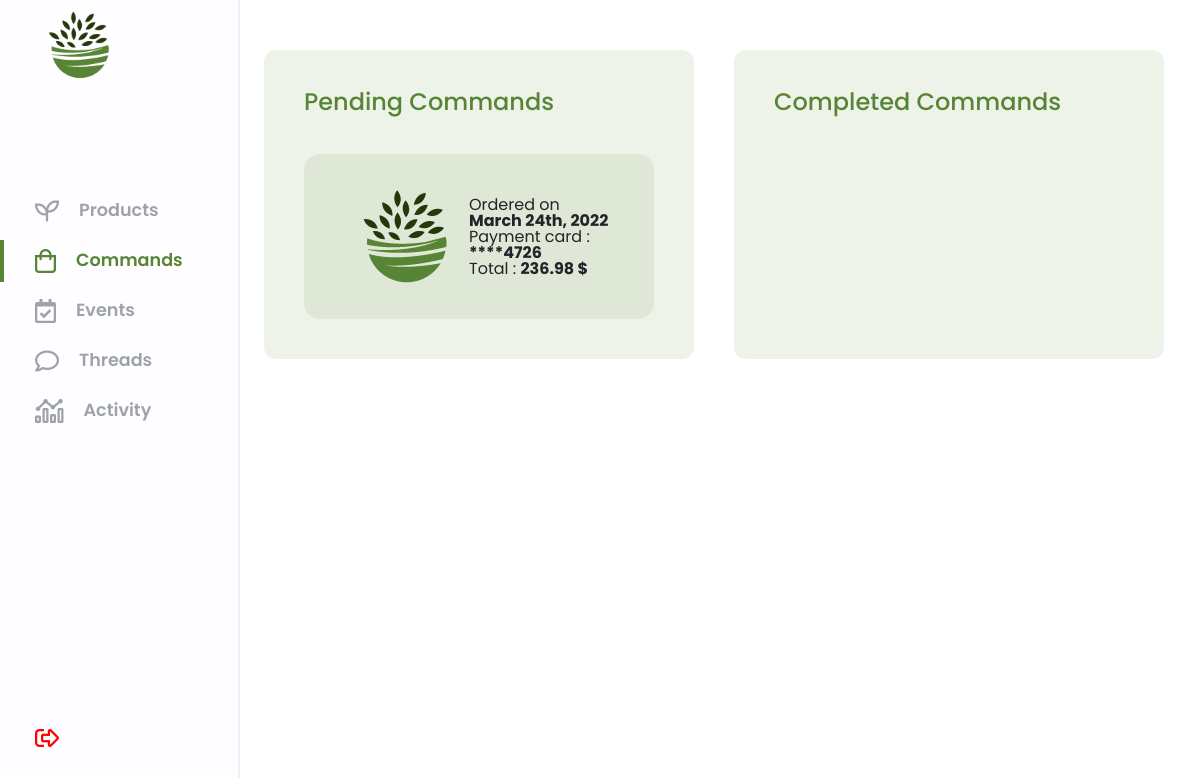
Screenshot of /admin-dashboard/dashboard.php?page=command-panel (signed in) with the database file from the repository.
### tables this page shows
CREATE TABLE command(
   command_id INT AUTO_INCREMENT,
   card_last_digits SMALLINT NOT NULL,
   card_type TINYINT NOT NULL,
   created_at DATETIME NOT NULL,
   complete BOOLEAN,
   facturation_address_id INT NOT NULL,
   PRIMARY KEY(command_id),
   FOREIGN KEY(facturation_address_id) REFERENCES facturation_address(facturation_address_id)
);

### database/DBController.php (called while the page is built, shortened)
<?php
class DBController
{
    protected $host = 'localhost';
    protected $user = 'root';
    protected $pwd = '95ATfgkqw5Ug';
    protected $database = 'tropicalinterior';
    public function __construct()
    {
        $this->con = mysqli_connect($this->host, $this->user, $this->pwd, $this->database);
    }
}
?>

### utilities.php (called while the page is built, shortened)
<?php
    function debug_to_console($data) {
        $output = $data;
    }
    require(__DIR__."/database/DBController.php");
    $db = new DBController();
    require(__DIR__."/database/CustomRequest.php");
    $customRequest = new CustomRequest($db);
?>

### database/CustomRequest.php (called while the page is built, shortened)
<?php
    class CustomRequest
    {
        public $db = null;
        public function __construct(DBController $db)
        {
            $this->db = $db;
        }
        public function getData($query)
        {
            $result = $this->db->con->query($query);
            $resultArray = array();
            while($item = mysqli_fetch_array($result, MYSQLI_ASSOC))
            {
                $resultArray[] = $item;
            }
            return $resultArray;
        }
    }
?>

### admin-dashboard/pages/command-panel.php (the view, shortened to what this page needs)
<div class="command_main_container">
    <?php if(!isset($_GET['command_id'])){?>
    <?php
        $commands = $customRequest->getData(
            "SELECT command_id, created_at, card_last_digits, complete FROM command");
    ?>
    <div class="command_pending_container">
        <p class="command_title">Pending Commands</p>
        <?php if(count($commands) > 0) {?>
            <?php foreach($commands as $command) {?>
                <?php
                    $totalPrice = 0;
                    $totalShippingCost = 0;
                    $productOrders = $customRequest->getData(
                        "SELECT po.quantity, po.product_id, po.product_order_id
                         FROM product_order po
                         WHERE po.command_id = {$command['command_id']};");
                    foreach($productOrders as $productOrder) {
                        $product = $customRequest->getData(
                            "SELECT p.price_excl_tax, p.tax_id
                             FROM product p
                             WHERE p.product_id = {$productOrder['product_id']} LIMIT 1")[0];
                        $taxRate = $db->con->query("SELECT rate FROM tax WHERE tax_id = {$product['tax_id']}")->fetch_object()->rate;
                        $shippingCost = $db->con->query("SELECT price FROM shipping_cost WHERE product_order_id = {$productOrder['product_order_id']}")->fetch_object()->price;
                        $totalPrice += $productOrder['quantity'] * $product['price_excl_tax'] * (1 + $taxRate / 100);
                        $totalShippingCost += $shippingCost;
                        $formattedDate = date("F jS, Y", strtotime($command['created_at']));
                    }
                    $totalPrice += $totalShippingCost;
                ?>
                <?php if($command['complete'] == 0) { ?>
                    <div class="command_item" data-id="<?= $command['command_id'] ?>">
                        <img src="../../website/graphics/img/logo.png" alt="command_item_image" class="command_image">
                        <div class="command_info_container">
                            <p class="command_ordered_date">Ordered on <strong><?= $formattedDate ?></strong></p>
                            <p class="command_payment_card_digits">Payment card  : <strong>****<?= $command['card_last_digits'] ?></strong></p>
                            <p class="command_total_price">Total : <strong><?= $totalPrice ?> $</strong></p>
                        </div>
                    </div>
                <?php } ?>
            <?php } ?>
        <?php } else { ?>
            <p class="no_comments_text">No comments on this thread.</p>
        <?php } ?>
    </div>
    <div class="command_finished_container">
        <p class="command_title">Completed Commands</p>
    </div>
    <?php } ?>
</div>

### admin-dashboard/css/command-panel.css (style rules this page uses)
.command_main_container { display: flex; width: 75vw; }
.command_title { font-size: 1.5rem; padding-bottom: 40px; font-weight: 500; color: #588535; }
.command_pending_container { width: 100%; background-color: rgba(88, 133, 53, 0.1); padding: 40px; margin-right: 40px; border-radius: 12px; }
.command_finished_container { width: 100%; background-color: rgba(88, 133, 53, 0.1); padding: 40px; border-radius: 12px; }
.command_item { display: flex; justify-content: space-between; align-items: center; width: 100%; border-radius: 16px; background-color: #dfe8d7; padding: 20px 40px; }
.command_image { width: 125px; height: 125px; }

### rows the page displays
command: complete 0 (drawn), created_at "March 24th, 2022", card_last_digits "4726", totalPrice "236.98"
